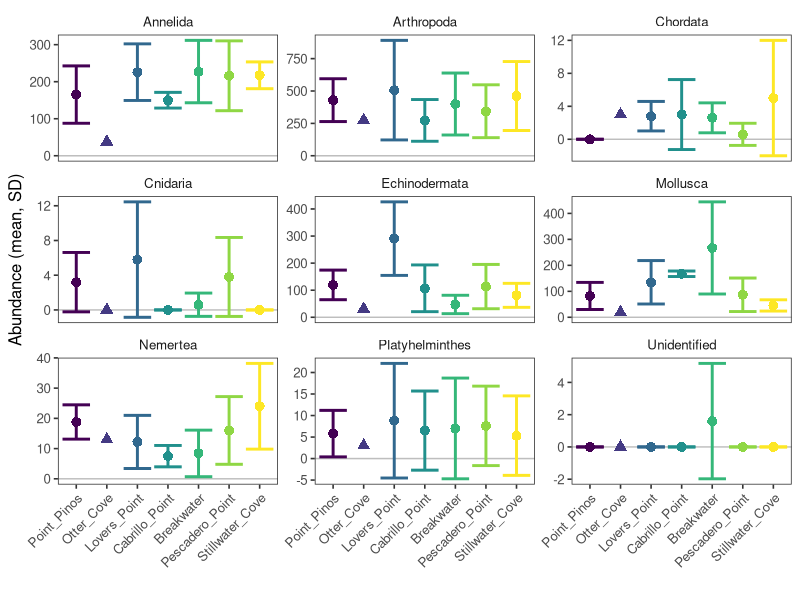
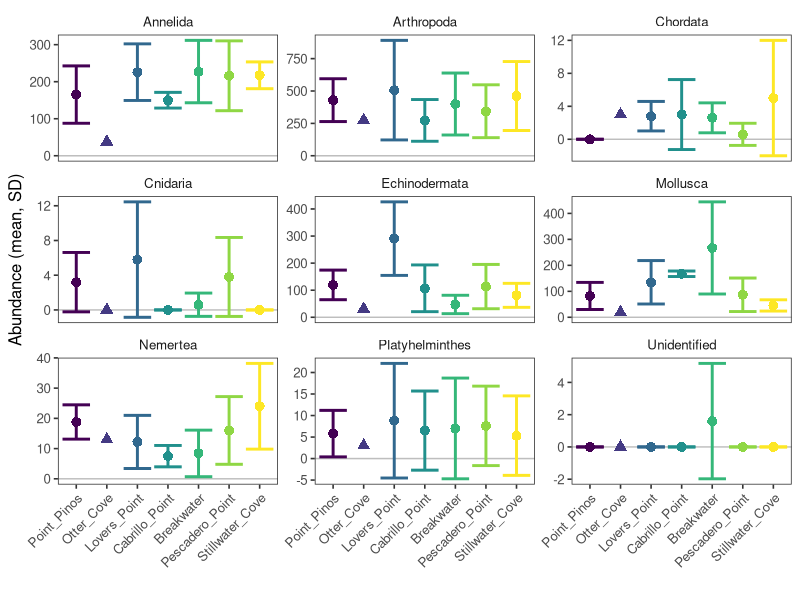
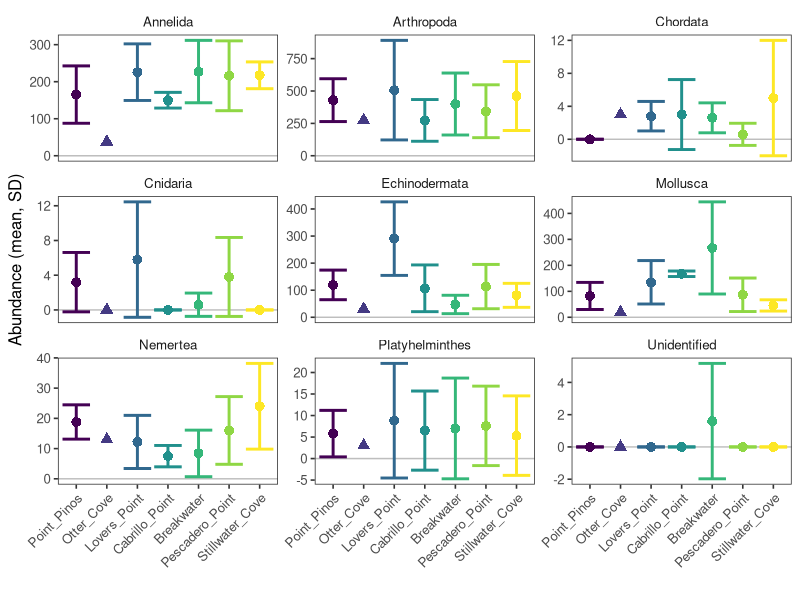
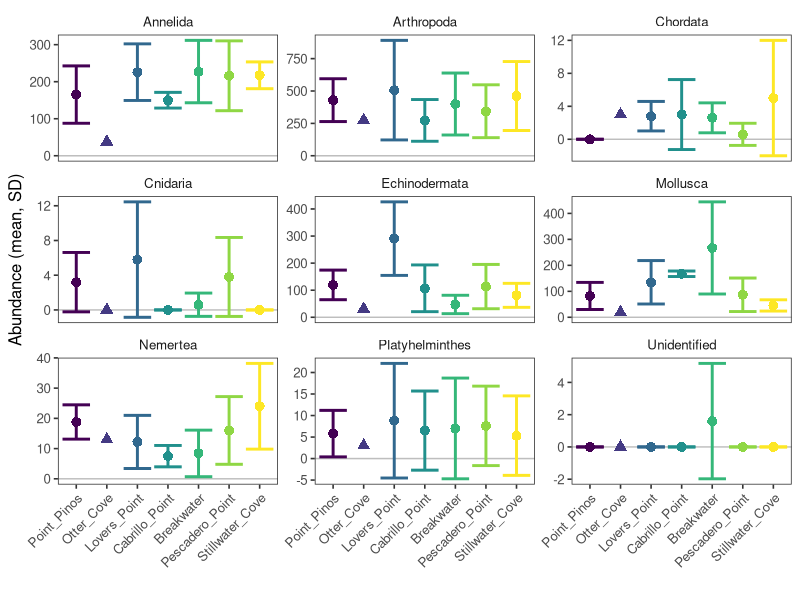

R code for these plots, in order:
################################################################################
##' @title Explore holdfast abundance data by phylum
##' @author Robin Elahi
##' @date 2023-08-21
##' @log 
################################################################################

##### PACKAGES, DATA #####
library(here) 
library(tidyverse) 
library(lubridate)
library(viridis)
library(vegan)

# Theme 
theme_set(theme_bw(base_size = 12) + 
            theme(panel.grid = element_blank(), 
                  strip.background = element_blank()))

d <- read_csv(here("data", "andrews_1945_230623.xlsx - andrews_henry_combined.csv"))
names(d)

d <- d %>% 
  mutate(date = lubridate::ymd(paste(year, month, day, sep = "-")))

# Remove rows that were not sampled (ie NAs for species)
d <- d %>% 
  filter(!is.na(Balanophyllia_elegans))

# Order sites north to south
d <- d %>% 
  mutate(site = as.factor(site), 
         site = fct_relevel(site, 
                            "Point_Pinos", 
                            "Otter_Cove", 
                            "Lovers_Point", 
                            "Cabrillo_Point", 
                            "Breakwater", 
                            "Pescadero_Point",
                            "Stillwater_Cove"))

# Carmel vs MBay
d <- d %>% 
  mutate(bay = case_when(site == "Pescadero_Point" ~ "Carmel", 
                         site == "Stillwater_Cove" ~ "Carmel", 
                         TRUE ~ "Monterey")) %>% 
  mutate(era = ifelse(year > 2018, "2019", "1930s"))

# Load taxon table
d_taxa <- read_csv(here("data", "andrews_1945_230623.xlsx - taxon_table_re.csv"))
d_taxa

# Pivot to long
d_long <- d %>% 
  pivot_longer(., cols = Balanophyllia_elegans:Unidentified, 
               names_to = "species", values_to = "abundance")

d_long

# Check that species names match
unique(d_long$species)  
unique(d_long$species) %in% d_taxa$species

# Join
d_long <- d_taxa %>% 
  select(species, phylum) %>% 
  left_join(d_long, ., by = "species")

##### SUMMARIZE ABUNDANCE #####
d_abund <- d_long %>% 
  group_by(era, site, date, phylum) %>% 
  summarize(abundance = sum(abundance))

d_abund

abund_summary <- d_abund %>% 
  group_by(era, site, phylum) %>% 
  summarize(mean = mean(abundance), 
            sd = sd(abundance))

abund_summary %>% 
  ggplot(aes(site, mean, color = site, shape = era)) +
  geom_hline(yintercept = 0, linetype = "solid", color = "gray") +
  geom_point(size = 3) + 
  geom_errorbar(aes(ymin = mean - sd, ymax = mean + sd), lwd = 1) +
  scale_color_viridis_d() +
  facet_wrap(~ phylum, scales = "free_y") + 
  theme(legend.position = "none") + 
  labs(y = "Abundance (mean, SD)", x = "") + 
  theme(axis.text.x = element_text(angle = 45, hjust = 1)) 

ggsave(here("figs", "holdfast_phylum_abundance.pdf"), height = 7, width = 7)


##### SUMMARIZE RICHNESS #####
d_abund <- d_long %>% 
  group_by(era, site, date, phylum) %>% 
  summarize(abundance = sum(abundance))

d_abund

abund_summary <- d_abund %>% 
  group_by(era, site, phylum) %>% 
  summarize(mean = mean(abundance), 
            sd = sd(abundance))

abund_summary %>% 
  ggplot(aes(site, mean, color = site, shape = era)) +
  geom_hline(yintercept = 0, linetype = "solid", color = "gray") +
  geom_point(size = 3) + 
  geom_errorbar(aes(ymin = mean - sd, ymax = mean + sd), lwd = 1) +
  scale_color_viridis_d() +
  facet_wrap(~ phylum, scales = "free_y") + 
  theme(legend.position = "none") + 
  labs(y = "Abundance (mean, SD)", x = "") + 
  theme(axis.text.x = element_text(angle = 45, hjust = 1)) 

ggsave(here("figs", "holdfast_phylum_abundance.pdf"), height = 7, width = 7)

